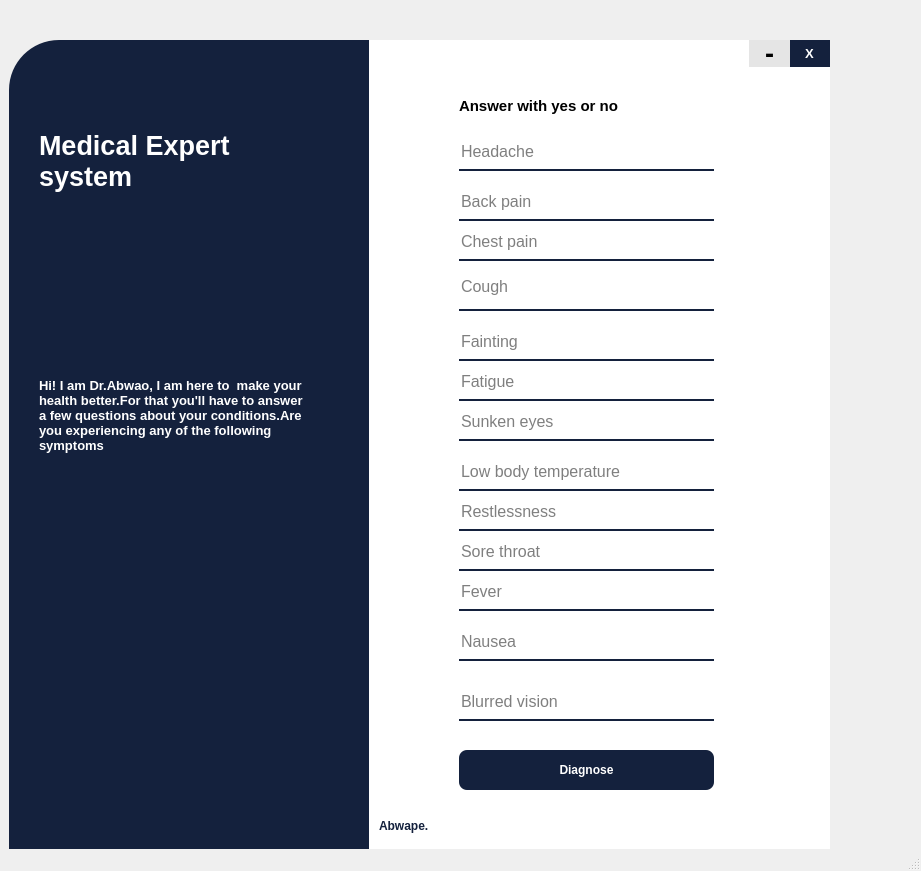
<?xml version="1.0" encoding="UTF-8"?>
<ui version="4.0">
 <class>MainWindow</class>
 <widget class="QMainWindow" name="MainWindow">
  <property name="geometry">
   <rect>
    <x>0</x>
    <y>0</y>
    <width>921</width>
    <height>871</height>
   </rect>
  </property>
  <property name="windowTitle">
   <string>MainWindow</string>
  </property>
  <widget class="QWidget" name="centralwidget">
   <widget class="QWidget" name="drop_widget" native="true">
    <property name="geometry">
     <rect>
      <x>-1</x>
      <y>30</y>
      <width>831</width>
      <height>841</height>
     </rect>
    </property>
    <widget class="QLabel" name="label">
     <property name="geometry">
      <rect>
       <x>10</x>
       <y>10</y>
       <width>361</width>
       <height>821</height>
      </rect>
     </property>
     <property name="styleSheet">
      <string notr="true">background-color: rgb(20, 33, 61);
background-size: cover;
background-position: top;
border-top-left-radius:50px;</string>
     </property>
     <property name="text">
      <string/>
     </property>
    </widget>
    <widget class="QLabel" name="label_2">
     <property name="geometry">
      <rect>
       <x>370</x>
       <y>10</y>
       <width>551</width>
       <height>821</height>
      </rect>
     </property>
     <property name="styleSheet">
      <string notr="true">background-color:rgb(255,255,255);
border-bottom-right-radius:50px;</string>
     </property>
     <property name="text">
      <string/>
     </property>
    </widget>
    <widget class="QLabel" name="label_3">
     <property name="geometry">
      <rect>
       <x>460</x>
       <y>50</y>
       <width>291</width>
       <height>51</height>
      </rect>
     </property>
     <property name="font">
      <font>
       <pointsize>11</pointsize>
       <weight>75</weight>
       <bold>true</bold>
      </font>
     </property>
     <property name="text">
      <string>Answer with yes or no</string>
     </property>
    </widget>
    <widget class="QLineEdit" name="hd">
     <property name="geometry">
      <rect>
       <x>460</x>
       <y>110</y>
       <width>255</width>
       <height>31</height>
      </rect>
     </property>
     <property name="font">
      <font>
       <pointsize>12</pointsize>
      </font>
     </property>
     <property name="styleSheet">
      <string notr="true">QLineEdit{
border:none;
border-bottom:2px solid #14213d;
height: 30px;
padding-bottom:7px;
}</string>
     </property>
     <property name="placeholderText">
      <string>Headache</string>
     </property>
    </widget>
    <widget class="QPushButton" name="d_button">
     <property name="geometry">
      <rect>
       <x>460</x>
       <y>720</y>
       <width>255</width>
       <height>40</height>
      </rect>
     </property>
     <property name="font">
      <font>
       <pointsize>9</pointsize>
       <weight>75</weight>
       <bold>true</bold>
      </font>
     </property>
     <property name="cursor">
      <cursorShape>PointingHandCursor</cursorShape>
     </property>
     <property name="styleSheet">
      <string notr="true">QPushButton{
border-radius: 8px;
background:#14213d;
height: 30px;
color: #fff;

}
QPushButton:hover{
background-color:rgb(0,0,0);
}
QPushButton:pressed{
padding-top:5px;
padding-left:5px;
}

</string>
     </property>
     <property name="text">
      <string>Diagnose</string>
     </property>
    </widget>
    <widget class="QLabel" name="label_4">
     <property name="geometry">
      <rect>
       <x>40</x>
       <y>70</y>
       <width>241</width>
       <height>121</height>
      </rect>
     </property>
     <property name="font">
      <font>
       <pointsize>20</pointsize>
       <weight>75</weight>
       <bold>true</bold>
      </font>
     </property>
     <property name="styleSheet">
      <string notr="true">color:#fff;</string>
     </property>
     <property name="text">
      <string>Medical Expert system</string>
     </property>
     <property name="wordWrap">
      <bool>true</bool>
     </property>
    </widget>
    <widget class="QPushButton" name="cls_button">
     <property name="geometry">
      <rect>
       <x>790</x>
       <y>10</y>
       <width>41</width>
       <height>27</height>
      </rect>
     </property>
     <property name="font">
      <font>
       <pointsize>10</pointsize>
       <weight>75</weight>
       <bold>true</bold>
      </font>
     </property>
     <property name="cursor">
      <cursorShape>PointingHandCursor</cursorShape>
     </property>
     <property name="styleSheet">
      <string notr="true">
QPushButton{

border-radius: 13.5px;
background:#14213d;
color: #fff;

}
QPushButton:hover{
background-color:#e63946;
}
QPushButton:pressed{
padding-top:5px;
padding-left:5px;
}

</string>
     </property>
     <property name="text">
      <string>X</string>
     </property>
    </widget>
    <widget class="QLabel" name="label_5">
     <property name="geometry">
      <rect>
       <x>380</x>
       <y>780</y>
       <width>71</width>
       <height>31</height>
      </rect>
     </property>
     <property name="font">
      <font>
       <pointsize>9</pointsize>
       <weight>75</weight>
       <bold>true</bold>
      </font>
     </property>
     <property name="styleSheet">
      <string notr="true">color:#14213d;</string>
     </property>
     <property name="text">
      <string>Abwape.</string>
     </property>
    </widget>
    <widget class="QPushButton" name="min_butto">
     <property name="geometry">
      <rect>
       <x>750</x>
       <y>10</y>
       <width>41</width>
       <height>27</height>
      </rect>
     </property>
     <property name="font">
      <font>
       <pointsize>20</pointsize>
       <weight>75</weight>
       <bold>true</bold>
      </font>
     </property>
     <property name="cursor">
      <cursorShape>PointingHandCursor</cursorShape>
     </property>
     <property name="styleSheet">
      <string notr="true">
QPushButton{

border-radius: 13.5px;
background:#e5e5e5;
color: #000;

}
QPushButton:hover{
background-color:#06d6a0;
color:#fff;
}
QPushButton:pressed{
padding-top:5px;
padding-left:5px;
}

</string>
     </property>
     <property name="text">
      <string>-</string>
     </property>
    </widget>
    <widget class="QLineEdit" name="bp">
     <property name="geometry">
      <rect>
       <x>460</x>
       <y>160</y>
       <width>255</width>
       <height>31</height>
      </rect>
     </property>
     <property name="font">
      <font>
       <pointsize>12</pointsize>
      </font>
     </property>
     <property name="styleSheet">
      <string notr="true">QLineEdit{
border:none;
border-bottom:2px solid #14213d;
height: 30px;
padding-bottom:7px;
}</string>
     </property>
     <property name="placeholderText">
      <string>Back pain</string>
     </property>
    </widget>
    <widget class="QLineEdit" name="cp">
     <property name="geometry">
      <rect>
       <x>460</x>
       <y>200</y>
       <width>255</width>
       <height>31</height>
      </rect>
     </property>
     <property name="font">
      <font>
       <pointsize>12</pointsize>
      </font>
     </property>
     <property name="styleSheet">
      <string notr="true">QLineEdit{
border:none;
border-bottom:2px solid #14213d;
height: 30px;
padding-bottom:7px;
}</string>
     </property>
     <property name="placeholderText">
      <string>Chest pain</string>
     </property>
    </widget>
    <widget class="QLineEdit" name="c">
     <property name="geometry">
      <rect>
       <x>460</x>
       <y>240</y>
       <width>255</width>
       <height>41</height>
      </rect>
     </property>
     <property name="font">
      <font>
       <pointsize>12</pointsize>
      </font>
     </property>
     <property name="styleSheet">
      <string notr="true">QLineEdit{
border:none;
border-bottom:2px solid #14213d;
height: 30px;
padding-bottom:7px;
}</string>
     </property>
     <property name="placeholderText">
      <string>Cough</string>
     </property>
    </widget>
    <widget class="QLineEdit" name="f">
     <property name="geometry">
      <rect>
       <x>460</x>
       <y>300</y>
       <width>255</width>
       <height>31</height>
      </rect>
     </property>
     <property name="font">
      <font>
       <pointsize>12</pointsize>
      </font>
     </property>
     <property name="styleSheet">
      <string notr="true">QLineEdit{
border:none;
border-bottom:2px solid #14213d;
height: 30px;
padding-bottom:7px;
}</string>
     </property>
     <property name="placeholderText">
      <string>Fainting</string>
     </property>
    </widget>
    <widget class="QLineEdit" name="ft">
     <property name="geometry">
      <rect>
       <x>460</x>
       <y>340</y>
       <width>255</width>
       <height>31</height>
      </rect>
     </property>
     <property name="font">
      <font>
       <pointsize>12</pointsize>
      </font>
     </property>
     <property name="styleSheet">
      <string notr="true">QLineEdit{
border:none;
border-bottom:2px solid #14213d;
height: 30px;
padding-bottom:7px;
}</string>
     </property>
     <property name="placeholderText">
      <string>Fatigue</string>
     </property>
    </widget>
    <widget class="QLineEdit" name="se">
     <property name="geometry">
      <rect>
       <x>460</x>
       <y>380</y>
       <width>255</width>
       <height>31</height>
      </rect>
     </property>
     <property name="font">
      <font>
       <pointsize>12</pointsize>
      </font>
     </property>
     <property name="styleSheet">
      <string notr="true">QLineEdit{
border:none;
border-bottom:2px solid #14213d;
height: 30px;
padding-bottom:7px;
}</string>
     </property>
     <property name="placeholderText">
      <string>Sunken eyes</string>
     </property>
    </widget>
    <widget class="QLineEdit" name="lbt">
     <property name="geometry">
      <rect>
       <x>460</x>
       <y>430</y>
       <width>255</width>
       <height>31</height>
      </rect>
     </property>
     <property name="font">
      <font>
       <pointsize>12</pointsize>
      </font>
     </property>
     <property name="styleSheet">
      <string notr="true">QLineEdit{
border:none;
border-bottom:2px solid #14213d;
height: 30px;
padding-bottom:7px;
}</string>
     </property>
     <property name="placeholderText">
      <string>Low body temperature</string>
     </property>
    </widget>
    <widget class="QLineEdit" name="r">
     <property name="geometry">
      <rect>
       <x>460</x>
       <y>470</y>
       <width>255</width>
       <height>31</height>
      </rect>
     </property>
     <property name="font">
      <font>
       <pointsize>12</pointsize>
      </font>
     </property>
     <property name="styleSheet">
      <string notr="true">QLineEdit{
border:none;
border-bottom:2px solid #14213d;
height: 30px;
padding-bottom:7px;
}</string>
     </property>
     <property name="placeholderText">
      <string>Restlessness</string>
     </property>
    </widget>
    <widget class="QLineEdit" name="st">
     <property name="geometry">
      <rect>
       <x>460</x>
       <y>510</y>
       <width>255</width>
       <height>31</height>
      </rect>
     </property>
     <property name="font">
      <font>
       <pointsize>12</pointsize>
      </font>
     </property>
     <property name="styleSheet">
      <string notr="true">QLineEdit{
border:none;
border-bottom:2px solid #14213d;
height: 30px;
padding-bottom:7px;
}</string>
     </property>
     <property name="placeholderText">
      <string>Sore throat</string>
     </property>
    </widget>
    <widget class="QLineEdit" name="fe">
     <property name="geometry">
      <rect>
       <x>460</x>
       <y>550</y>
       <width>255</width>
       <height>31</height>
      </rect>
     </property>
     <property name="font">
      <font>
       <pointsize>12</pointsize>
      </font>
     </property>
     <property name="styleSheet">
      <string notr="true">QLineEdit{
border:none;
border-bottom:2px solid #14213d;
height: 30px;
padding-bottom:7px;
}</string>
     </property>
     <property name="placeholderText">
      <string>Fever</string>
     </property>
    </widget>
    <widget class="QLineEdit" name="n">
     <property name="geometry">
      <rect>
       <x>460</x>
       <y>600</y>
       <width>255</width>
       <height>31</height>
      </rect>
     </property>
     <property name="font">
      <font>
       <pointsize>12</pointsize>
      </font>
     </property>
     <property name="styleSheet">
      <string notr="true">QLineEdit{
border:none;
border-bottom:2px solid #14213d;
height: 30px;
padding-bottom:7px;
}</string>
     </property>
     <property name="placeholderText">
      <string>Nausea</string>
     </property>
    </widget>
    <widget class="QLineEdit" name="bv">
     <property name="geometry">
      <rect>
       <x>460</x>
       <y>660</y>
       <width>255</width>
       <height>31</height>
      </rect>
     </property>
     <property name="font">
      <font>
       <pointsize>12</pointsize>
      </font>
     </property>
     <property name="styleSheet">
      <string notr="true">QLineEdit{
border:none;
border-bottom:2px solid #14213d;
height: 30px;
padding-bottom:7px;
}</string>
     </property>
     <property name="placeholderText">
      <string>Blurred vision</string>
     </property>
    </widget>
    <widget class="QLabel" name="label_6">
     <property name="geometry">
      <rect>
       <x>40</x>
       <y>230</y>
       <width>271</width>
       <height>311</height>
      </rect>
     </property>
     <property name="font">
      <font>
       <pointsize>10</pointsize>
       <weight>75</weight>
       <bold>true</bold>
      </font>
     </property>
     <property name="styleSheet">
      <string notr="true">color:#fff;</string>
     </property>
     <property name="text">
      <string>Hi! I am Dr.Abwao, I am here to  make your health better.For that you'll have to answer a few questions about your conditions.Are you experiencing any of the following symptoms</string>
     </property>
     <property name="wordWrap">
      <bool>true</bool>
     </property>
    </widget>
   </widget>
  </widget>
  <widget class="QStatusBar" name="statusbar"/>
 </widget>
 <resources/>
 <connections/>
</ui>
